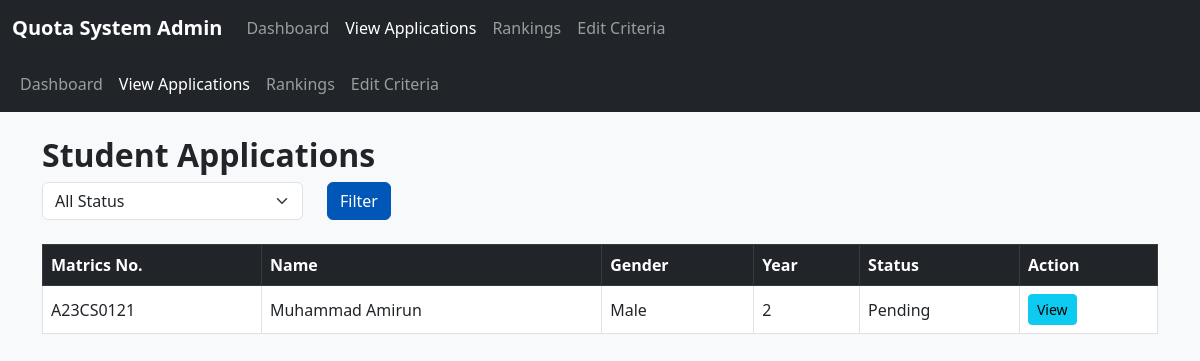
/admin/view_applications.php, run on an earlier commit of the app's database.
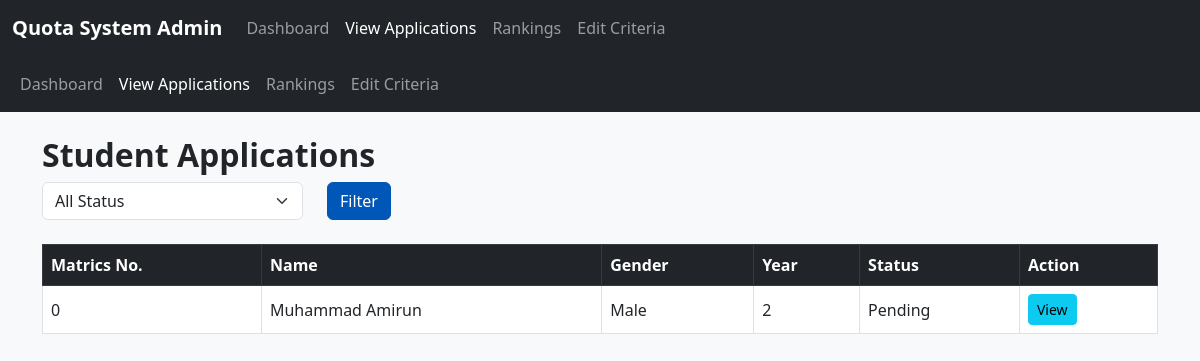
And on a later commit of the database.
### tables this page shows
CREATE TABLE `applications` (
  `id` int(11) NOT NULL,
  `student_id` int(11) NOT NULL,
  `q1` varchar(50) DEFAULT NULL,
  `q2` varchar(50) DEFAULT NULL,
  `q3` varchar(50) DEFAULT NULL,
  `q4` varchar(50) DEFAULT NULL,
  `q5` varchar(50) DEFAULT NULL,
  `q6` varchar(50) DEFAULT NULL,
  `file_path` varchar(255) DEFAULT NULL,
  `submitted_at` timestamp NOT NULL DEFAULT current_timestamp()
);

CREATE TABLE `student` (
  `student_id` int(11) NOT NULL,
  `matrix_no` int(4) NOT NULL,
  `year` int(4) NOT NULL,
  `college` varchar(100) NOT NULL,
  `fullname` varchar(100) NOT NULL,
  `gender` enum('Male','Female','Select your gender','') NOT NULL DEFAULT 'Select your gender',
  `email` varchar(100) NOT NULL,
  `password` varchar(255) NOT NULL,
  `status` enum('pending','approved','rejected') NOT NULL DEFAULT 'pending'
);

### admin/view_applications.php (the view, shortened to what this page needs)
<?php
require_once __DIR__ . '/../includes/db.php';
$sql = "SELECT
            applications.*,
            student.matrix_no,
            student.fullname,
            student.year,
            student.gender
        FROM applications
        INNER JOIN student
        ON applications.student_id = student.student_id";
$stmt = $mysqli->prepare($sql);
$stmt->execute();
$result = $stmt->get_result();
?>
<!DOCTYPE html>
<html lang="en">
<head>
    <link href="https://cdn.jsdelivr.net/npm/bootstrap@5.3.0/dist/css/bootstrap.min.css" rel="stylesheet">
    <link href="../assets/css/custom.css" rel="stylesheet">
</head>
<body>
    <?php include 'navbar.php'; ?>
<nav class="navbar navbar-expand-lg navbar-dark bg-dark">
  <div class="container-fluid">
    <div class="collapse navbar-collapse">
      <ul class="navbar-nav me-auto mb-2 mb-lg-0">
        <li class="nav-item"><a class="nav-link" href="dashboard.php">Dashboard</a></li>
        <li class="nav-item"><a class="nav-link active" href="view_applications.php">View Applications</a></li>
        <li class="nav-item"><a class="nav-link" href="rankings.php">Rankings</a></li>
        <li class="nav-item"><a class="nav-link" href="edit_criteria.php">Edit Criteria</a></li>
      </ul>
    </div>
  </div>
</nav>
<div class="container mt-4">
    <h2>Student Applications</h2>
    <form method="GET" class="row mb-4">
        <div class="col-md-3">
            <select name="status" class="form-select">
                <option value="">All Status</option>
            </select>
        </div>
        <div class="col-md-3">
            <button type="submit" class="btn btn-primary">Filter</button>
        </div>
    </form>
    <table class="table table-bordered">
        <thead class="table-dark">
            <tr>
                <th>Matrics No.</th>
                <th>Name</th>
                <th>Gender</th>
                <th>Year</th>
                <th>Status</th>
                <th>Action</th>
            </tr>
        </thead>
        <tbody>
            <?php if ($result->num_rows > 0): while ($row = $result->fetch_assoc()): ?>
                <tr>
                    <td><?= htmlspecialchars($row['matrix_no']) ?></td>
                    <td><?= htmlspecialchars($row['fullname']) ?></td>
                    <td><?= htmlspecialchars($row['gender']) ?></td>
                    <td><?= htmlspecialchars($row['year']) ?></td>
                    <td><?= htmlspecialchars(ucfirst($row['status'])) ?></td>
                    <td><a href="application_detail.php?id=<?= $row['id'] ?>" class="btn btn-sm btn-info">View</a></td>
                </tr>
            <?php endwhile; else: ?>
                <tr><td colspan="6">No applications found.</td></tr>
            <?php endif; ?>
        </tbody>
    </table>
</div>
</body>
</html>

What changed in the data, as far as the page shows it:
changed through a linked row, applications "Pending": student.matrix_no "A23CS0121" → "0"
